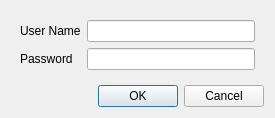
<?xml version="1.0" encoding="UTF-8"?>
<ui version="4.0">
 <class>LoginDialog</class>
 <widget class="QDialog" name="LoginDialog">
  <property name="geometry">
   <rect>
    <x>0</x>
    <y>0</y>
    <width>275</width>
    <height>111</height>
   </rect>
  </property>
  <property name="windowTitle">
   <string>Dialog</string>
  </property>
  <layout class="QVBoxLayout" name="verticalLayout">
   <item>
    <widget class="QWidget" name="widget" native="true">
     <layout class="QFormLayout" name="formLayout">
      <item row="0" column="0">
       <widget class="QLabel" name="label">
        <property name="text">
         <string>User Name</string>
        </property>
       </widget>
      </item>
      <item row="0" column="1">
       <widget class="QLineEdit" name="edUsername"/>
      </item>
      <item row="1" column="0">
       <widget class="QLabel" name="label_2">
        <property name="text">
         <string>Password</string>
        </property>
       </widget>
      </item>
      <item row="1" column="1">
       <widget class="QLineEdit" name="edPassword">
        <property name="text">
         <string/>
        </property>
        <property name="echoMode">
         <enum>QLineEdit::Password</enum>
        </property>
       </widget>
      </item>
     </layout>
    </widget>
   </item>
   <item>
    <widget class="QDialogButtonBox" name="buttonBox">
     <property name="orientation">
      <enum>Qt::Horizontal</enum>
     </property>
     <property name="standardButtons">
      <set>QDialogButtonBox::Cancel|QDialogButtonBox::Ok</set>
     </property>
    </widget>
   </item>
  </layout>
 </widget>
 <resources/>
 <connections>
  <connection>
   <sender>buttonBox</sender>
   <signal>accepted()</signal>
   <receiver>LoginDialog</receiver>
   <slot>accept()</slot>
   <hints>
    <hint type="sourcelabel">
     <x>248</x>
     <y>254</y>
    </hint>
    <hint type="destinationlabel">
     <x>157</x>
     <y>274</y>
    </hint>
   </hints>
  </connection>
  <connection>
   <sender>buttonBox</sender>
   <signal>rejected()</signal>
   <receiver>LoginDialog</receiver>
   <slot>reject()</slot>
   <hints>
    <hint type="sourcelabel">
     <x>316</x>
     <y>260</y>
    </hint>
    <hint type="destinationlabel">
     <x>286</x>
     <y>274</y>
    </hint>
   </hints>
  </connection>
 </connections>
</ui>
